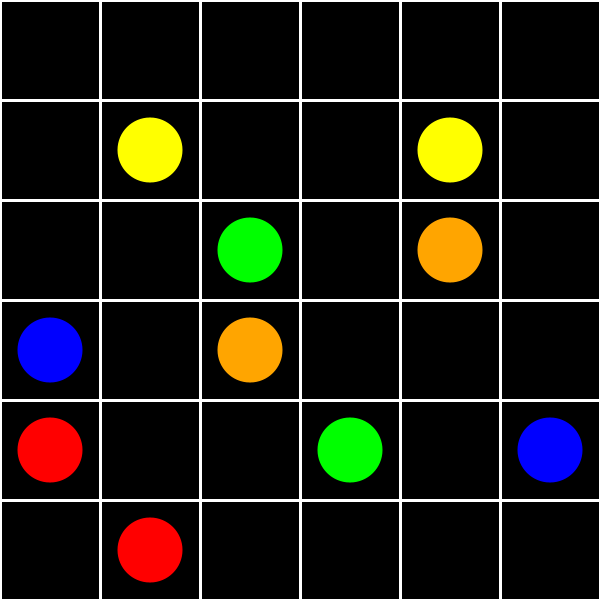
Frame 1 (no input)
Frame 60 (the mouse pressed at the canvas centre just before this capture): identical to frame 1, image omitted
Frame 120 (the mouse held since frame 60 and released just before this capture): identical to frame 1, image omitted

The Processing sketch that drew this single still picture (run headless with seeded random() and noise(); from frame 60 on, the mouse is pressed at the canvas centre):

// Processing sketch: Flow
// ── Flow.pde
int[][] board = { //<>// //<>//
  {0, 0, 0, 0, 0, 0}, 
  {0, 1, 0, 0, 1, 0}, 
  {0, 0, 2, 0, 3, 0}, 
  {4, 0, 3, 0, 0, 0}, 
  {5, 0, 0, 2, 0, 4}, 
  {0, 5, 0, 0, 0, 0}
};
float space;
color curr;
PVector startLoc, currLoc, prevLoc;
boolean start;
void setup() {
  size(600, 600);
  space = width/board.length;
}

void draw() {
  background(0);
  if (mousePressed && !start) {
    PVector loc = getLocation();
    int num = (loc!=null) ? board[int(loc.y)][int(loc.x)] : 0;
    if (num!=0 && num <= 5) {
      start = true;
      startLoc = loc.copy();
      currLoc = loc.copy();
    }
  } else if (mousePressed && start) {
    PVector loc = getLocation();      
    int startNum = board[int(startLoc.y)][int(startLoc.x)]*10;
    int num = (loc!=null) ? board[int(loc.y)][int(loc.x)] : 0;
    if (num==0) {
      board[int(loc.y)][int(loc.x)] = startNum;
      currLoc = loc.copy();
    } else if (num==startNum/10 && loc.dist(startLoc) > 1) {
      start = false;
    } else if (num==startNum && prevLoc!=null && !prevLoc.equals(loc)) {
      board[int(currLoc.y)][int(currLoc.x)] = 0;
      currLoc = loc.copy();
    }
    prevLoc = loc.copy();
  } else if (!mousePressed && start) {
    start = false;
  }
  drawBoard();
}

PVector getLocation() {
  int x = ceil(mouseX/space)-1, y = ceil(mouseY/space)-1;
  x = constrain(x, 0, 5);
  y = constrain(y, 0, 5);
  return new PVector (x, y);
}


void drawBoard() {
  for (int i = 0; i < board.length; i++) {
    for (int j = 0; j < board[i].length; j++) {
      float x = (2*i*space+space)/2, y = (2*j*space+space)/2;
      int num = board[j][i];
      rectMode(CENTER);
      noFill();
      stroke(255);
      strokeWeight(3);
      rect(x, y, space, space);
      fill(getColor(num));
      noStroke();
      if (num!=0) {
        if (num <= 5)
          ellipse(x, y, space*.65, space*.65);
        else {
          fill(getColor(num/10));
          rect(x, y, space*.45, space*.45);
        }
      }
    }
  }
}

boolean nextTo(int num1, int num2) {
  return (num1*10==num2 || num2*10==num1 || num1==num2);
}

color getColor(int num) {
  switch(num) {
  case 1:
    return color(255, 255, 0);
  case 2:
    return color(0, 255, 0);
  case 3:
    return color(255, 165, 0);
  case 4:
    return color(0, 0, 255);
  case 5:
    return color(255, 0, 0);
  default:
    return color(0);
  }
}
